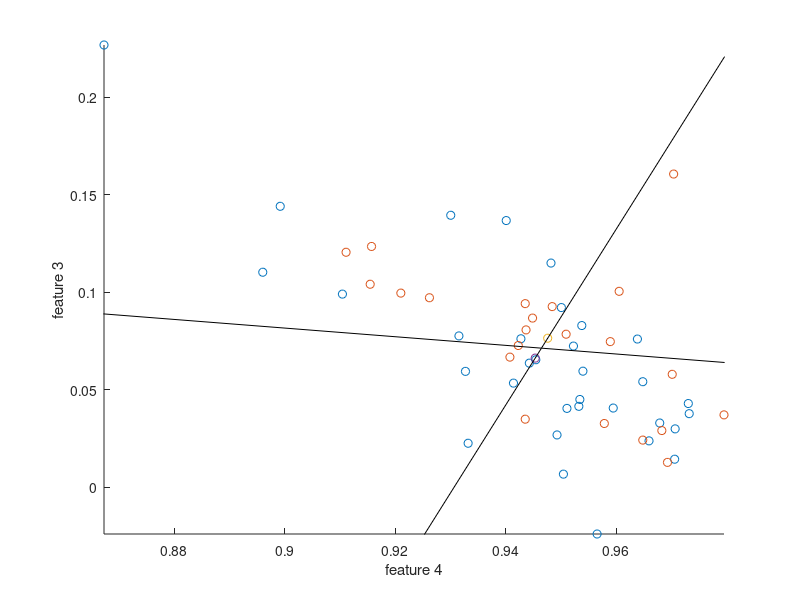
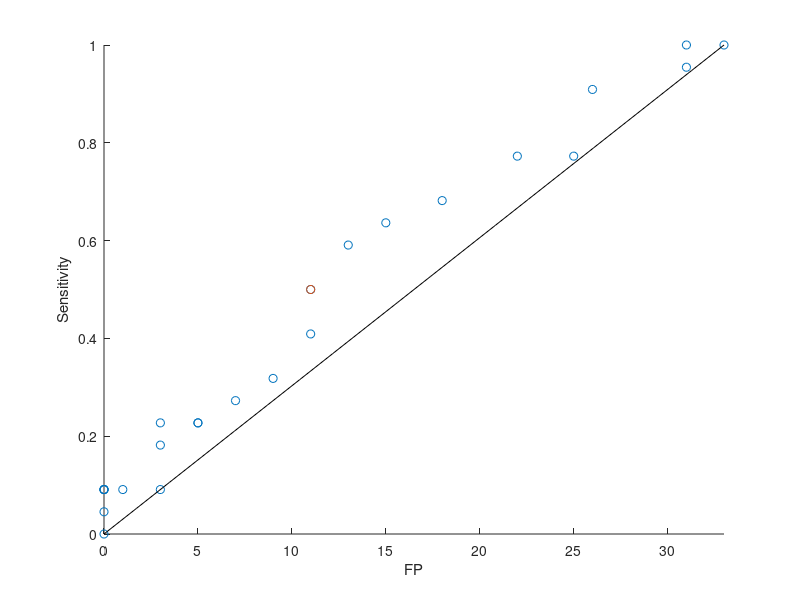

The MATLAB source for these figures, in order:
%% Written by Mira Liu for Imaging Practicum 1 2021, CAD Lab
% loads nodule and non-nodule data and uses LDA to create FROC curve and demonstrate feature difference with 2D plots 
function [discInfo] = Exp4
    tnodules = load('nodule.dat','ascii'); %true nodules
    fnodules=load('non-nodule.dat','ascii'); %false nodules
    
    %extracting features from columns for plotting
    tfeat1 = tnodules(:,1);
    tfeat2 = tnodules(:,2);
    tfeat3 = tnodules(:,3);
    tfeat4 = tnodules(:,4);
    
    ffeat1 = fnodules(:,1);
    ffeat2 = fnodules(:,2);
    ffeat3 = fnodules(:,3);
    ffeat4 = fnodules(:,4);
    
    %this maximises the distance between the means (Fisher's linear discriminant)
    %the outputs are the distances from the determined separation plane?? 
    
%% 2D scatter plots of features, their bisectors, and the corresponding discriminant
    % now show the separation planes in 2D plots (feature A vs feature B)
    
    p1 = [mean(tfeat4), mean(tfeat3)]; %the means of the trues of feature A and feature B
    p2 = [mean(ffeat4), mean(ffeat3)]; %the means of the falses of feature A and feature B
    
    range = 10;
    [xout,yout,xout_perp,yout_perp] = line_eq(p1,p2,range); %draw bisector and line of discrimination using nested function "line_eq"
    
    %plot figure
    fig1 = figure;
    scatter(ffeat4,ffeat3,'magenta'), hold on, %plot the false (PINK)
    scatter(tfeat4,tfeat3,'blue'), hold on, %plot the true (BLUE)
    scatter(p1(1),p1(2),'green'), hold on, %plot mean of the true (GREEN)
    scatter(p2(1),p2(2),'red'), hold on, %plot mean of the false (RED)
    plot(xout,yout,'black') %this is the bisector between the mean of true and false
    plot(xout_perp,yout_perp,'black') %this is the division line! 
    xlabel('feature 4')
    ylabel('feature 3')
    
    xlim([min(min(ffeat4),min(tfeat4)) max(max(ffeat4),max(tfeat4))]) %just to determine range.
    ylim([min(min(ffeat3),min(tfeat3)) max(max(ffeat3),max(tfeat3))]) %just to determine range.
    
    %below was to check that I was understanding the interpretation of fout and tout, ignore it.
    %{
    FPs = 0;
    check = 0;
    for j=1:length(ffeat1)
        [d1,d2]=distance_eq(p1,p2,[ffeat1(j),ffeat4(j)]); %this should match fout, as it's the distance between all the false and the discrimant
        if d1<d2 %it is 'positive'
            FPs = FPs+1; %so if it's closer to mean 1 (which is the true nodule means), it will be labled as true, even though it's a non-nodule
        end
        if fout(j) < 0 %if it's negative it's deemed positive.
            check = check+1;
        end
    end
    FPs
    check
    
    TPs = 0;
    check2 = 0;
    for j=1:length(tfeat1)
        [d1,d2]=distance_eq(p1,p2,[tfeat1(j),tfeat4(j)]); %this should match fout, as it's the distance between all the false and the discrimant
        if d1<d2 %it is 'positive'
            TPs = TPs+1; %so if it's closer to mean 1 (which is the true nodule means), it will be labled as true, and it is a nodule
        end
        if tout(j) < 0 %if it's larger, it's deemed positive?
            check2 = check2+1;
        end
    end
    TPs
    check2
    %}
    
%% FROC with LDA
    %ok so can use the above as an example in 2d space.... now do it with all features
    
    [tout fout, discInfo] = LinDisc(tnodules, fnodules, [2 3])
    
    %first get range of threshold values (so min of tout and fout to max of tout and fout)
    min_k = min(min(tout),min(fout));
    max_k = max(max(tout),max(fout));
    %first get the sensitivities
    Sensitivities = [];
    for k = linspace(min_k-.01,max_k,25) %25 points on roc curve from min to max
        [row column data] = find(tout<=k); %find number of values below k (which would then be classified as positive)
        Sensitivity = length(row)/length(tout);
        Sensitivities = [Sensitivities Sensitivity]; %add it to list
    end
    %now get the corresponding false positives using the same thresholds... 
    FPs = [];
    for k = linspace(min_k-.01,max_k,25) %25 points on roc curve from min to max
        [row column data] = find(fout<=k); %find number of values below k
        FPs = [FPs length(row)];
    end
    
    %also get what threshold 0 is (should be the 'best' in some ways)
    [row column data] = find(tout<=0);
    sensitivity_0 = length(row)/length(tout);
    [row column data] = find(fout<=0);
    FP_0 = length(row);
    
    %FROC curve!
    figure,
    scatter(FPs,Sensitivities), %this is an fROC!
    hold on,
    scatter(FP_0, sensitivity_0),
    hold on,
    guess_x = linspace(0, 33,20);
    guess_y = linspace(0,1,20);
    plot(guess_x,guess_y,'black')
    xlim([0 length(fout)])
    ylim([0 1])
    xlabel('FP')
    ylabel('Sensitivity')
    
    
%% including LinDisc as a nested function and annotating 
    function [tout,fout,discInfo]=LinDisc(trueData,falseData,feaList)
        tx=trueData(:,feaList); %extract features from the columns, (so feature 1,2,3 &4)
        fx=falseData(:,feaList);
        [n1,p]=size(tx); %n1 representing the number of cases, p representing the number of features
        [n2,p]=size(fx);
        discInfo.meanT = mean(tx); %mean of the four true features 
        discInfo.meanF = mean(fx); %mean of the four false features
        covt=cov(tx); 
        covf=cov(fx);
        discInfo.cv=((n1-1)*covt+(n2-1)*covf)/(n1+n2-2);
        discInfo.cv=inv(discInfo.cv);
        tx=tx';
        fx=fx';
        discInfo.meanT=discInfo.meanT';
        discInfo.meanF=discInfo.meanF';


        tout = zeros(n1,1); %
        for i=1:n1, %for each of the cases
         tout(i,1)=(discInfo.meanF-discInfo.meanT)'*discInfo.cv*tx(:,i)-...
             .5*(discInfo.meanF-discInfo.meanT)'*discInfo.cv*...
             (discInfo.meanF+discInfo.meanT);
        end

        fout = zeros(n2,1);
        for i=1:n2,
         fout(i,1)=(discInfo.meanF-discInfo.meanT)'*discInfo.cv*fx(:,i)-...
             .5*(discInfo.meanF-discInfo.meanT)'*discInfo.cv*...
             (discInfo.meanF+discInfo.meanT);
        end
        %larger values for negative, and smaller values for positive??
    end

%% including LinDisc as a nested function and annotating 
%input true data, false date, feature list
%outputs distances from linear discriminant
    function [tout,fout,discInfo]=LinDisc_threshold(trueData,falseData,feaList)
        tx=trueData(:,feaList); %extract features from the columns, (so feature 1,2,3 &4)
        fx=falseData(:,feaList);
        [n1,p]=size(tx); %n1 representing the number of cases, p representing the number of features
        [n2,p]=size(fx);
        
        %discInfo.meanT = mean(tx); %mean of the four true features 
        %discInfo.meanF = mean(fx); %mean of the four false features
        covt=cov(tx); 
        covf=cov(fx);
        discInfo.cv=((n1-1)*covt+(n2-1)*covf)/(n1+n2-2);
        discInfo.cv=inv(discInfo.cv);
        tx=tx';
        fx=fx';
        discInfo.meanT=discInfo.meanT';
        discInfo.meanF=discInfo.meanF';
        
        

        tout = zeros(n1,1); %
        for i=1:n1, %for each of the cases
         tout(i,1)=(discInfo.meanF-discInfo.meanT)'*discInfo.cv*tx(:,i)-...
             .5*(discInfo.meanF-discInfo.meanT)'*discInfo.cv*...
             (discInfo.meanF+discInfo.meanT);
        end

        fout = zeros(n2,1);
        for i=1:n2,
         fout(i,1)=(discInfo.meanF-discInfo.meanT)'*discInfo.cv*fx(:,i)-...
             .5*(discInfo.meanF-discInfo.meanT)'*discInfo.cv*...
             (discInfo.meanF+discInfo.meanT);
        end
        %larger values for negative, and smaller values for positive??
    end
    
%% equation of getting perpendicular bisector (so drawing the separation plane)
%input two points and the range of x values wanted
%output the line (x and y values) conencting the means and the perpendicular bisector.
    function [xout,yout,xout_perp,yout_perp] = line_eq(p1,p2,range)
        slope = (p2(2)-p1(2))/(p2(1)-p1(1)); %y2-y1/x2-x1
        perp_slope = -1/slope; %opposite reciprocal
        perp_point = [(p1(1)+ p2(1))/2, (p1(2)+p2(2))/2]; %average x, average y, to get the bisector
        yout = [];
        xout = [];
        yout_perp = [];
        xout_perp = [];
        for x=perp_point(1)-range:range/10:perp_point(1)+range
            y = slope*(x-perp_point(1)) + perp_point(2); %y -y1 = m(x-x1)
            xout = [xout x];
            yout = [yout y];
            y = perp_slope*(x-perp_point(1)) + perp_point(2); %y -y1 = m(x-x1)
            xout_perp = [xout_perp x];
            yout_perp = [yout_perp y];
        end
    end

%% now checking what it has been classified as (mean1 and mean 2 being means of the 2 features for true and false, p being a point of interest...
%calculate distance between mean of true and false values for classification
    function [dist1,dist2] = distance_eq(meantrue,meanfalse,p)
        dist1 = sqrt((meantrue(1)-p(1))^2+(meantrue(2)-p(2))^2); %d = sqrt[(y1-y2)^2 + (x1-x2)^2]
        dist2 = sqrt((meanfalse(1)-p(1))^2+(meanfalse(2)-p(2))^2);
        %so whichever distance is smaller, that point will be classified as
    end
end